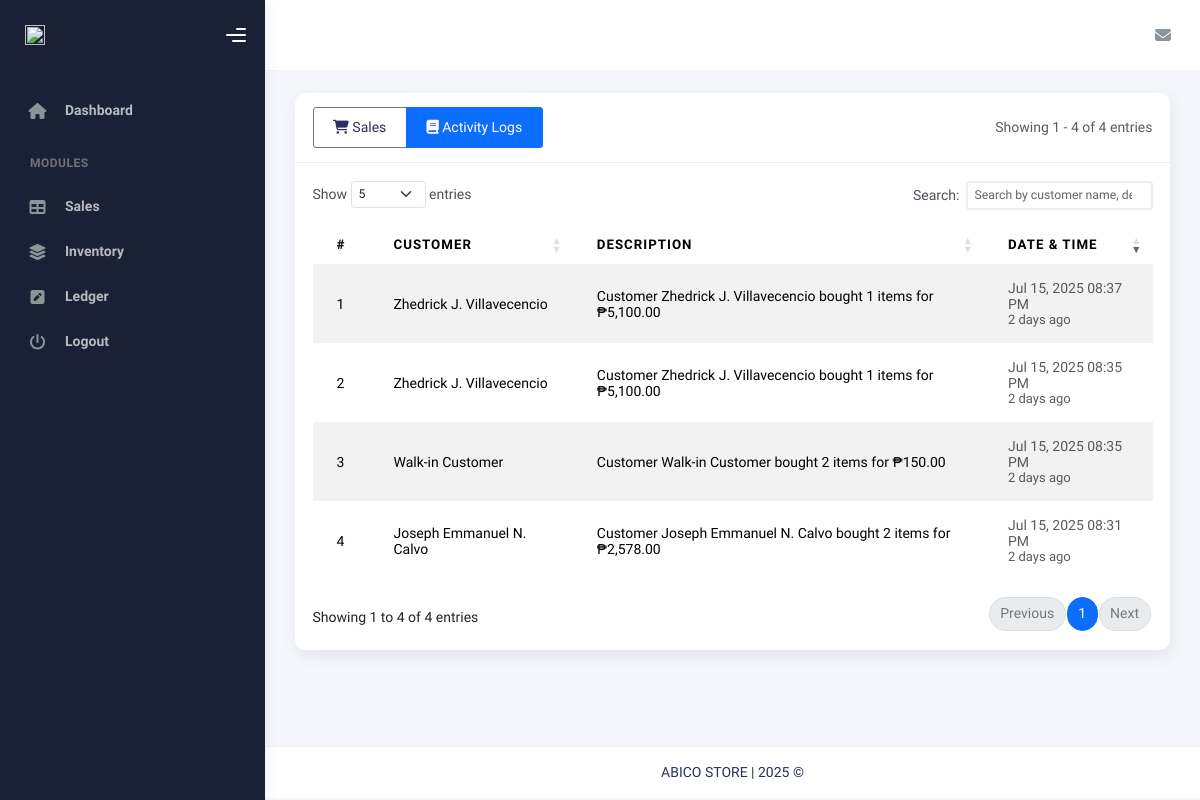
Page /sales/activity_log.php (signed in) on the committed database.
### tables this page shows
CREATE TABLE `sales_activity_log` (
  `id` int(11) NOT NULL,
  `transaction_id` int(11) NOT NULL,
  `customer_name` varchar(255) NOT NULL,
  `description` text NOT NULL,
  `created_at` datetime NOT NULL DEFAULT current_timestamp()
);

### includes/sales/activity_log.php (called while the page is built)
<?php
class SalesActivityLog {
    private $conn;
    private $table_name = "sales_activity_log";
    public function __construct($db) {
        $this->conn = $db;
    }
    public function readAll($page = 1, $perPage = 20) {
        $offset = ($page - 1) * $perPage;
        $query = "SELECT id, transaction_id, customer_name, description, created_at
                 FROM " . $this->table_name . "
                 ORDER BY created_at DESC
                 LIMIT :offset, :limit";
        $stmt = $this->conn->prepare($query);
        $stmt->bindParam(':offset', $offset, PDO::PARAM_INT);
        $stmt->bindParam(':limit', $perPage, PDO::PARAM_INT);
        $stmt->execute();
        return $stmt->fetchAll(PDO::FETCH_ASSOC);
    }
    public function countAll() {
        $query = "SELECT COUNT(*) as count FROM " . $this->table_name;
        $stmt = $this->conn->prepare($query);
        $stmt->execute();
        $row = $stmt->fetch(PDO::FETCH_ASSOC);
        return $row ? $row['count'] : 0;
    }
    public function formatDescription($row) {
        return $row['description'];
    }
    public function timeElapsedString($datetime) {
        $timestamp = strtotime($datetime);
        $difference = time() - $timestamp;
        if ($difference < 60) {
            return $difference . ' seconds ago';
        } elseif ($difference < 3600) {
            return floor($difference / 60) . ' minutes ago';
        } elseif ($difference < 86400) {
            return floor($difference / 3600) . ' hours ago';
        } elseif ($difference < 604800) {
            return floor($difference / 86400) . ' days ago';
        } elseif ($difference < 2678400) {
            return floor($difference / 604800) . ' weeks ago';
        } else {
            return date('M d, Y', $timestamp);
        }
    }
}

### sales/activity_log.php (the view, shortened to what this page needs)
<?php
require_once __DIR__ . '/../includes/sales/activity_log.php';
?>
<link rel="stylesheet" href="https://cdn.datatables.net/1.11.5/css/dataTables.bootstrap5.min.css">
<link rel="stylesheet" href="https://cdn.datatables.net/responsive/2.2.9/css/responsive.bootstrap5.min.css">
<?php
$database = new dbconn();
$db = $database->getConnection();
$activityLog = new SalesActivityLog($db);
$page = isset($_GET['page']) ? (int)$_GET['page'] : 1;
$perPage = 20;
$offset = ($page - 1) * $perPage;
$logs = $activityLog->readAll($page, $perPage);
$totalLogs = $activityLog->countAll();
include __DIR__ . '/../templates/header.php';
include __DIR__ . '/../templates/sidebar.php';
include __DIR__ . '/../templates/nav.php';
?>
<div class="container">
    <div class="page-inner">
        <div class="card">
            <div class="card-header d-flex justify-content-between align-items-center">
                <h4 class="card-title mb-0">
                    <div class="btn-group" role="group">
                        <a href="index.php" class="btn btn-outline-secondary">
                            <i class="fas fa-shopping-cart"></i> Sales
                        </a>
                        <a href="activity_log.php" class="btn btn-outline-primary active">
                            <i class="fas fa-book"></i> Activity Logs
                        </a>
                    </div>
                </h4>
                <div class="text-muted">
                    Showing <?= $offset + 1 ?> - <?= min($offset + count($logs), $totalLogs) ?> of <?= $totalLogs ?> entries
                </div>
            </div>
            <div class="card-body">
                <div class="table-responsive">
                    <table id="activityTable" class="table table-hover table-striped" style="width:100%">
                        <thead>
                            <tr>
                                <th>#</th>
                                <th>Customer</th>
                                <th>Description</th>
                                <th>Date & Time</th>
                            </tr>
                        </thead>
                        <tbody>
                        <?php foreach ($logs as $index => $row):
                            $rowNumber = $offset + $index + 1;
                            $description = $activityLog->formatDescription($row);
                            $timeAgo = $activityLog->timeElapsedString($row['created_at']);
                        ?>
                        <tr>
                            <td><?= $rowNumber ?></td>
                            <td><?= htmlspecialchars($row['customer_name']) ?></td>
                            <td><?= htmlspecialchars($description) ?></td>
                            <td class="text-muted">
                                <div class="d-flex flex-column">
                                    <span><?= date('M d, Y h:i A', strtotime($row['created_at'])) ?></span>
                                    <small class="text-muted"><?= $timeAgo ?></small>
                                </div>
                            </td>
                        </tr>
                        <?php endforeach; ?>
                        </tbody>
                    </table>
                </div>
            </div>
        </div>
    </div>
</div>
<?php
include __DIR__ . '/../templates/footer.php';
?>

### rows in the picture
sales_activity_log: rowNumber "1", customer_name "Zhedrick J. Villavecencio", description "Customer Zhedrick J. Villavecencio bought 1 items for ₱5,100.00", created_at "Jul 15, 2025 08:37 PM", created_at "2 days ago"
sales_activity_log: rowNumber "2", customer_name "Zhedrick J. Villavecencio", description "Customer Zhedrick J. Villavecencio bought 1 items for ₱5,100.00", created_at "Jul 15, 2025 08:35 PM", created_at "2 days ago"
sales_activity_log: rowNumber "3", customer_name "Walk-in Customer", description "Customer Walk-in Customer bought 2 items for ₱150.00", created_at "Jul 15, 2025 08:35 PM", created_at "2 days ago"
sales_activity_log: rowNumber "4", customer_name "Joseph Emmanuel N. Calvo", description "Customer Joseph Emmanuel N. Calvo bought 2 items for ₱2,578.00", created_at "Jul 15, 2025 08:31 PM", created_at "2 days ago"

### other values in the picture
$offset + 1 "1"
min($offset + count($logs), $totalLogs) "4"
$totalLogs "4"
